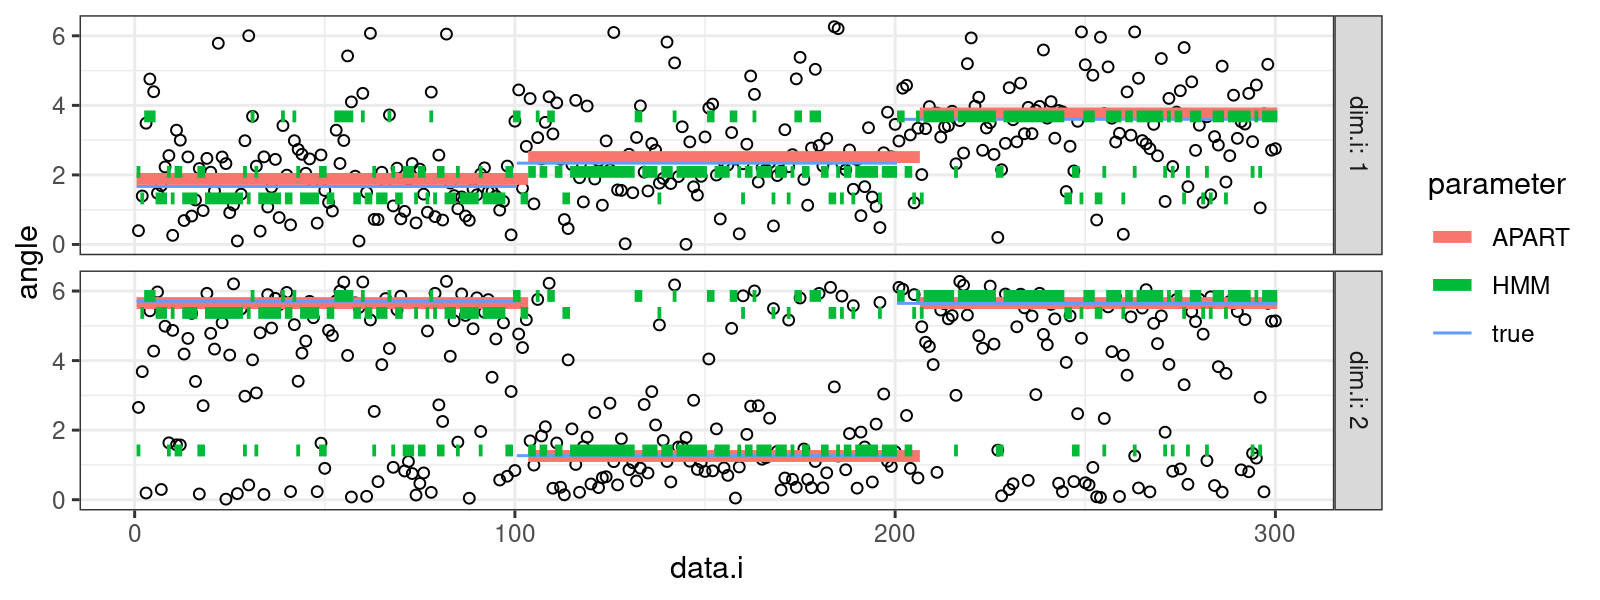

Generate this figure with R:
library(data.table)
library(ggplot2)
(objs <- load("figure-2d-hmm-sim-data.RData"))
selected.states <- 3
best.mean <- mean.dt[n.states==selected.states][iteration==max(iteration)]
best.states <- viterbi.dt[n.states==selected.states][iteration==max(iteration)]
rlist <- rle(as.integer(best.states$state))
infer.seg.dt <- with(rlist, data.table(
  state.i=values, n.data=lengths, parameter="HMM"
))[
, end := cumsum(n.data)+0.5
][
, start := end-n.data
][]
seg.param.dt <- infer.seg.dt[
  best.mean, on="state.i", allow.cartesian=TRUE
][
, state := factor(state.i)
][]
tall.segs <- melt(
  APART.seg[penalty==100],
  measure.vars=measure(dim.i=as.integer, pattern="V(.*)"),
  value.name="mean.angle")
mean.all <- rbind(
  tall.segs[, .(parameter, start, end, dim.i, mean.angle)],
  true.mean.dt[, .(parameter, start, end, dim.i, mean.angle)],
  seg.param.dt[, .(parameter, start, end, dim.i=col.i, mean.angle=mean)])
change.all <- mean.all[start>1]

gg <- ggplot()+
  theme_bw()+
  geom_point(aes(
    data.i, angle),
    shape=1,
    data=sim.dt)+
  facet_grid(dim.i ~ ., labeller=label_both)+
  geom_segment(aes(
    start, mean.angle,
    color=parameter,
    size=parameter,
    xend=end, yend=mean.angle),
    data=mean.all)+
  scale_size_manual(values=c(
    true=0.5,
    grid=1,
    HMM=2,
    APART=2))
png("figure-2d-hmm-sim.png", width=8, height=3, units="in", res=200)
print(gg)
dev.off()
